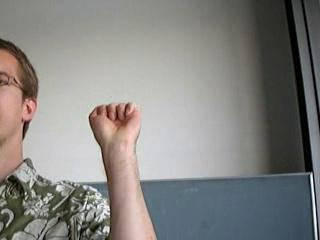
#> input picture experiments/experiment 2/aug_dataset_1/aug_user_4_A0.jpg, 320 x 240 px, given in place of aug_user_10_A0.jpg, which was not available
$ python augment_dataset.py aug_dataset_1   (older library calls are emulated)
#> lines starting #> are read from the running program, lines starting #| are printed output that depends on the picture
#> (reads experiments/experiment 2/aug_dataset_1/bboxes.csv from the repository)

import numpy as np
import argparse
import os


from scipy import ndimage,misc
from skimage import io,exposure,util
from random import random,randint

def horizontal_flip(image):
    return image[:,::-1]

def vertical_flip(image):
    return image[::-1,:]

# if a horizontal flip was done then axis = 0
# if a vertical flip was done then axis = 1

def recompute_box(h,w,box,axis):
    x1,y1,x2,y2 = box
    if axis == 0:
        x1 = w - x1
        x2 = w - x2
    else:
        y1 = h - y1
        y2 = h - y2
    return np.array([x1,y1,x2,y2])

def process_line(DATASET_DIR,line):

#> called with DATASET_DIR = 'aug_dataset_1'
    VERTICAL_THRESHOLD = 0.5
    HORIZONTAL_THRESHOLD = 0.5
    ADJUST_GAMMA = 0.3
    BLUR = 0.3
    SHARPEN = 0.2
    RESCALE_INTENSITY = 0.1
    NOISE = 0.1

    if line[5] == '':
        return line

    elems = line.split(",")
    fname = elems[0]
    box = np.array([elems[1],elems[2],elems[3],elems[4]]).astype(int)
    label = elems[5]

    IMAGE_PATH = os.path.join(DATASET_DIR,fname)
    image = io.imread(IMAGE_PATH)
#> image is the input picture: shape (240, 320, 3); mean R, G, B 133.7, 132.5, 129.6
    h,w,channels = image.shape
#> h = 240; w = 320; channels = 3

    if VERTICAL_THRESHOLD > random():
        image = vertical_flip(image)
        box = recompute_box(h,w,box,1)
    if HORIZONTAL_THRESHOLD > random():
        image = horizontal_flip(image)
        box = recompute_box(h,w,box,0)
    if ADJUST_GAMMA > random():
        GAMMA_RATE = 0.6 - randint(0,4) / 10
        GAIN_RATE = 0.9 - randint(0,4) / 10
        image = exposure.adjust_gamma(image,GAMMA_RATE,GAIN_RATE)
    if BLUR > random():
        FILTER_H = randint(1,6)
        FILTER_W = randint(1,6)
        image = ndimage.uniform_filter(image, size=(FILTER_H,FILTER_W,1))
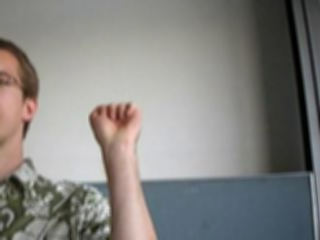
#> image: shape (240, 320, 3); mean R, G, B 133, 131.8, 128.9
    if SHARPEN > random():
        image = misc.imfilter(image,'sharpen')
    if RESCALE_INTENSITY > random():
        v_min, v_max = np.percentile(image, (0.2, 99.8))
        image = exposure.rescale_intensity(image,in_range=(v_min,v_max))
    if NOISE > random():
        image = util.random_noise(image)

    aug_fname = 'aug_' + fname
    io.imsave(os.path.join(DATASET_DIR, aug_fname),image)
    return (aug_fname,box,label)

def render_line(fname,box,label):
    if box[0] > box[2]:
        box[0],box[2] = box[2],box[0]
    if box[1] > box[3]:
        box[1],box[3] = box[3],box[1]
    return fname + ',' + str(box[0]) + "," + \
            str(box[1]) + "," + str(box[2]) + \
            "," + str(box[3]) + "," + label

if __name__ == '__main__':
    parser = argparse.ArgumentParser(description='Augmenter per image')
    parser.add_argument('dataset_dir',type=str,help='introduce the dataset directory containing the images you want to augment')

    args = parser.parse_args()
    DATASET_DIR = args.dataset_dir
    BOXES_PATH = os.path.join(DATASET_DIR,'bboxes.csv')
    AUG_BOXES_PATH = os.path.join(DATASET_DIR,'aug_bboxes.csv')

    aug_boxes = []
    with open(BOXES_PATH,'r') as f:
        for line in f:
                fname,box,label = process_line(DATASET_DIR,line)
                aug_boxes.append(render_line(fname,box,label))
#> pass 2 of the loop `for line in f:`:
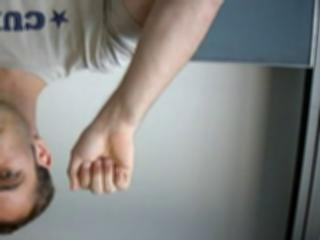
#> input picture experiments/experiment 2/aug_dataset_1/aug_user_7_A1.jpg, 320 x 240 px, given in place of aug_user_10_A1.jpg, which was not available
#> in process_line, image is the input picture: shape (240, 320, 3); mean R, G, B 131.3, 130.5, 127.7
#> in vertical_flip, `return image[::-1,:]`:
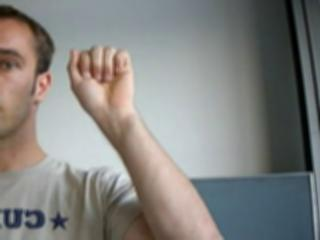
#> returned value: shape (240, 320, 3); mean of channels 0, 1, 2 131.3, 130.5, 127.7; drawn as R, G, B
#> (the run stopped early here; a loop or call above may not have finished)
